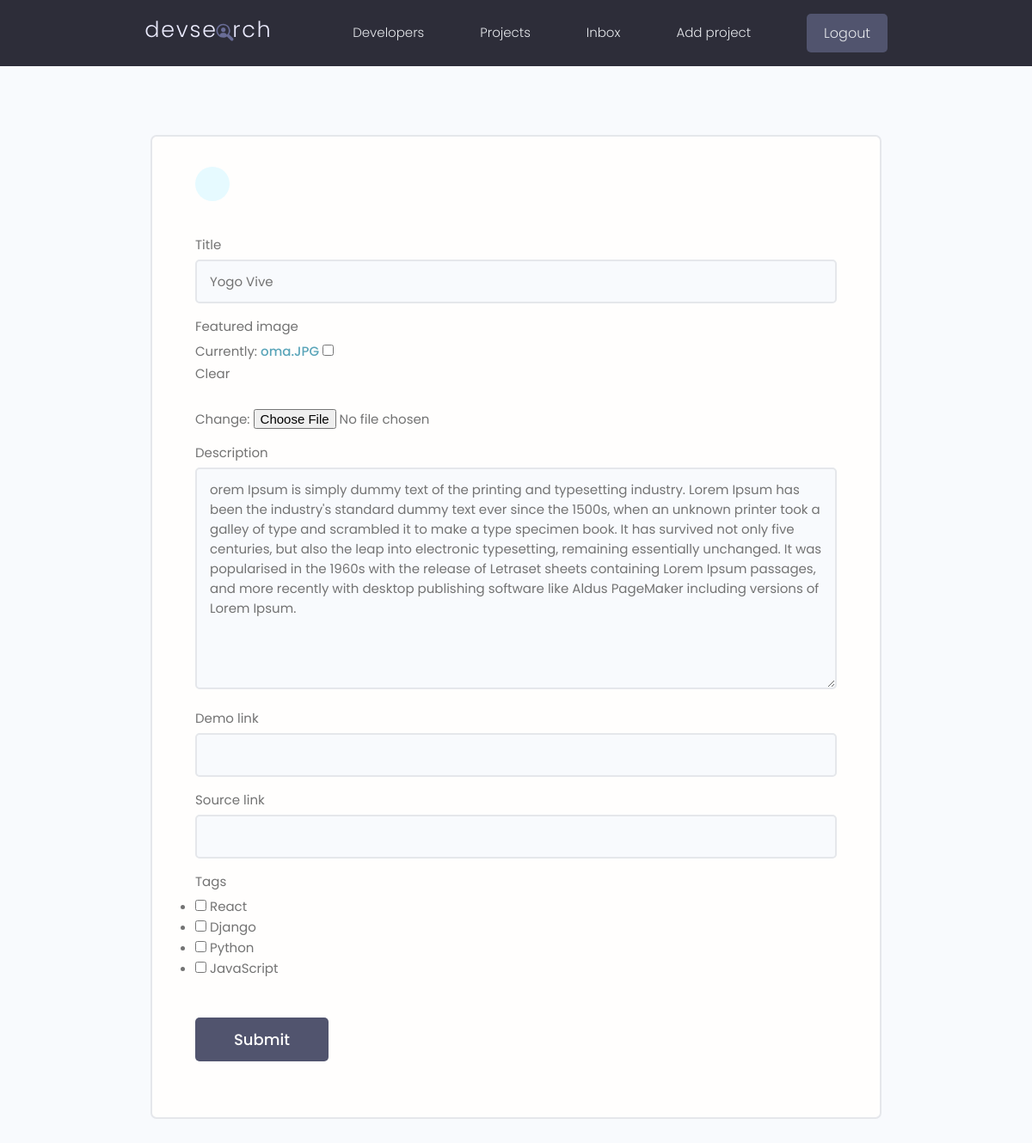
The app's page /projects/update-project/eb9af0e5af254d57a32feeca71315786/ (signed in), older data.
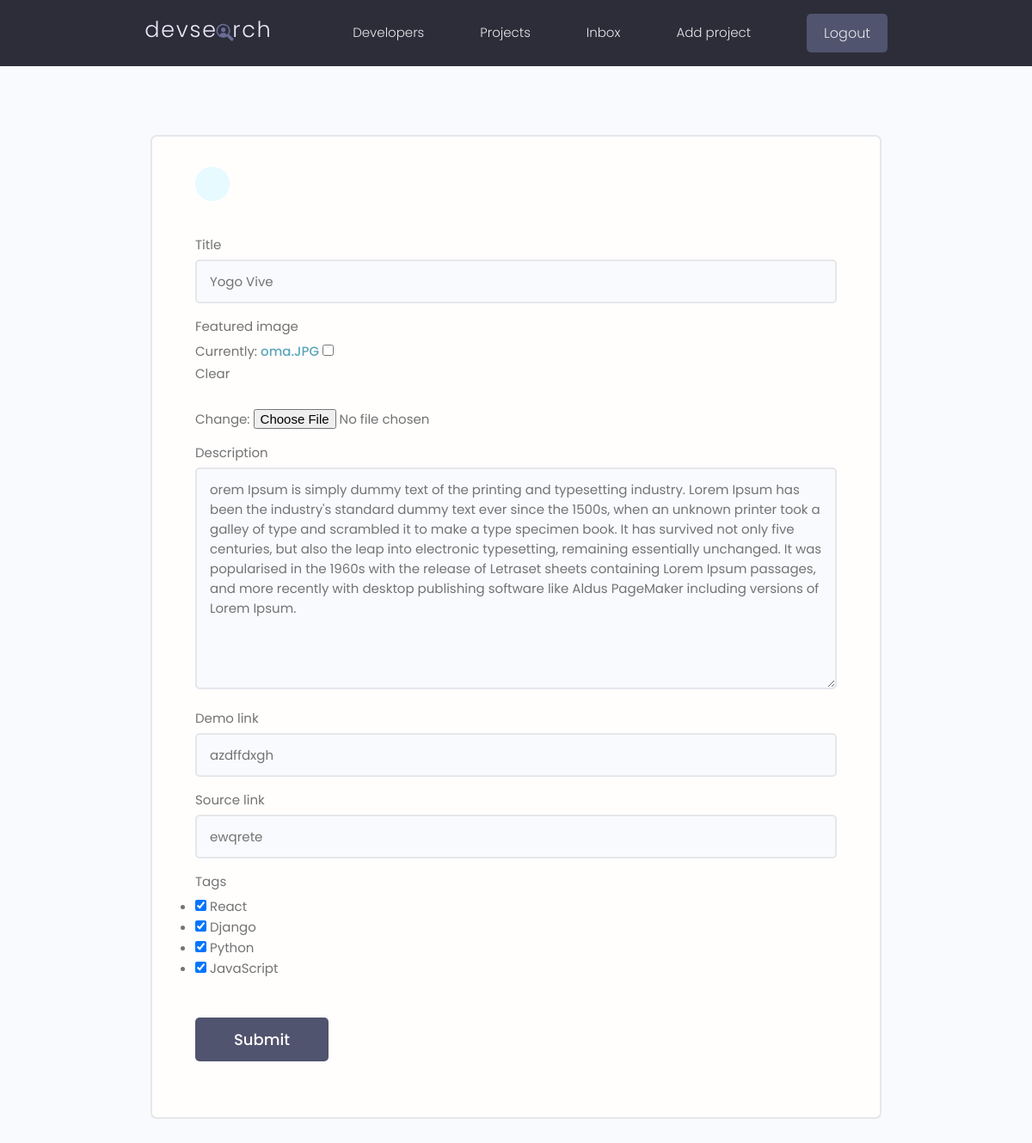
The same page, newer data.
### projects/models.py (models this page shows, shortened)
class Project(models.Model):
	owner = models.ForeignKey(Profile, null=True, blank=True, on_delete=models.SET_NULL)
	title = models.CharField(max_length=200)
	description = models.TextField(null=True, blank=True)
	featured_image = models.ImageField(null=True, blank=True, default="default.jpg")
	demo_link = models.CharField(max_length=2000, null=True, blank=True)
	source_link = models.CharField(max_length=2000, null=True, blank=True)
	tags = models.ManyToManyField('Tag', blank=True)
	vote_total = models.IntegerField(default=0, null=True, blank=True)
	vote_ratio = models.IntegerField(default=0, null=True, blank=True)
	created = models.DateTimeField(auto_now_add=True)
	id = models.UUIDField(default=uuid.uuid4, unique=True, primary_key=True, editable=False)

### projects/views.py (the view)
# urls.py: path('update-project/<str:pk>/', views.updateProject, name='update-project'),
@login_required(login_url="login")
def updateProject(request, pk):
	project = Project.objects.get(id=pk)
	form = ProjectForm(instance=project)
	if request.method == 'POST':
		form = ProjectForm(request.POST, request.FILES, instance=project)
		if form.is_valid():
			form.save()
			return redirect('projects')
	context = {'form':form}
	return render(request, 'projects/project_form.html', context)

### projects/forms.py
class ProjectForm(ModelForm):
	class Meta:
		model = Project
		fields = ['title', 'featured_image', 'description',
						 'demo_link', 'source_link', 'tags']
		widgets = {
			'tags':forms.CheckboxSelectMultiple(),
		}
	def __init__(self, *args, **kwargs):
		super(ProjectForm, self).__init__(*args, **kwargs)
		for name, field in self.fields.items():
			field.widget.attrs.update({'class': 'input'})

### projects/models.py (called while the page is built)
	def __str__(self):
		return self.name

### projects/templates/projects/project_form.html (shortened to what this page needs)
{% extends 'main.html' %}
{% block content %}
<main class="formPage my-xl">
	<div class="content-box">
		<div class="formWrapper">
			<a class="backButton" href="#"></a>
			<br>
			<form class="form" method="POST" enctype="multipart/form-data">
				{% for field in form %}
				<div class="form__field">
					<label for="formInput#text">{{field.label}}</label>
					{{field}}
				</div>
				{% endfor %}
				<input class="btn btn--sub btn--lg  my-md" type="submit" value="Submit" />
			</form>
		</div>
	</div>
</main>
{% endblock %}

Row changes from the older to the newer data that the page shows:
changed Project "Yogo Vive": demo_link (not shown) → "azdffdxgh"; source_link (not shown) → "ewqrete"
Text that changed along with them:
form field tags: "☐ ☐ ☐ ☐" → "☑ ☑ ☑ ☑"
